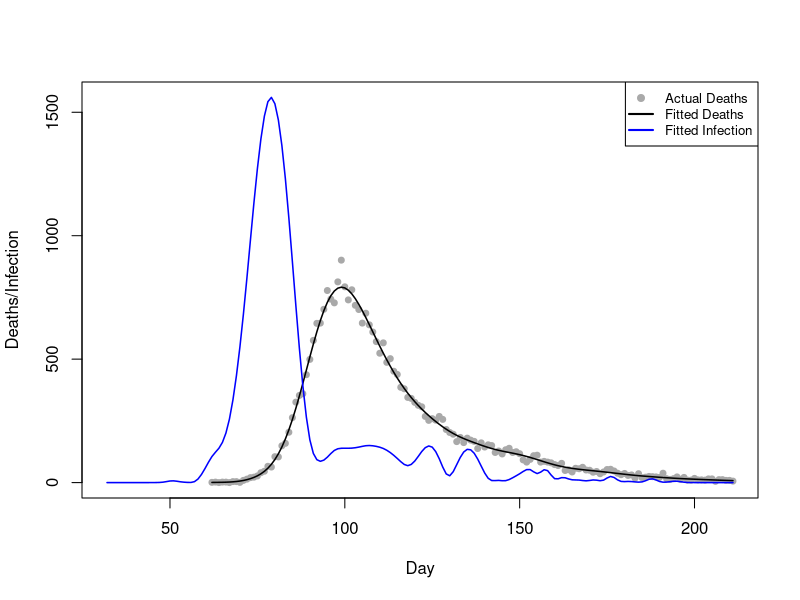
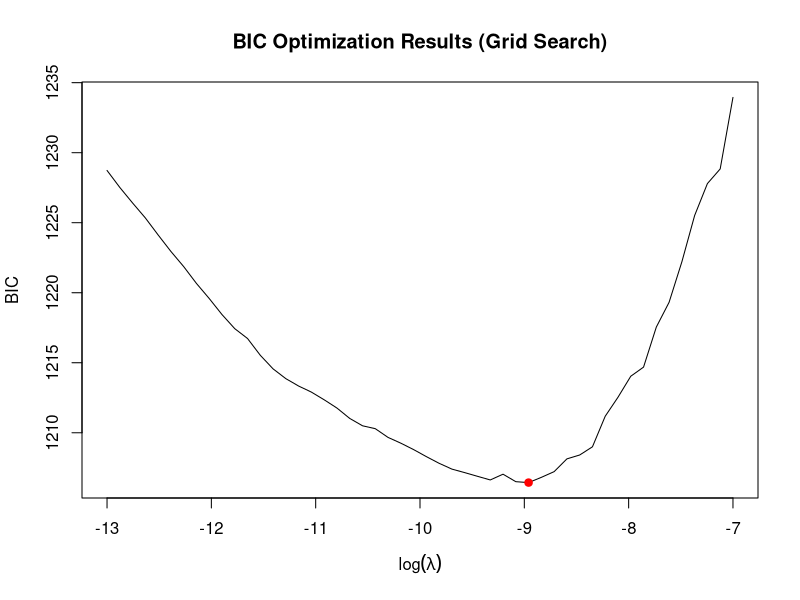
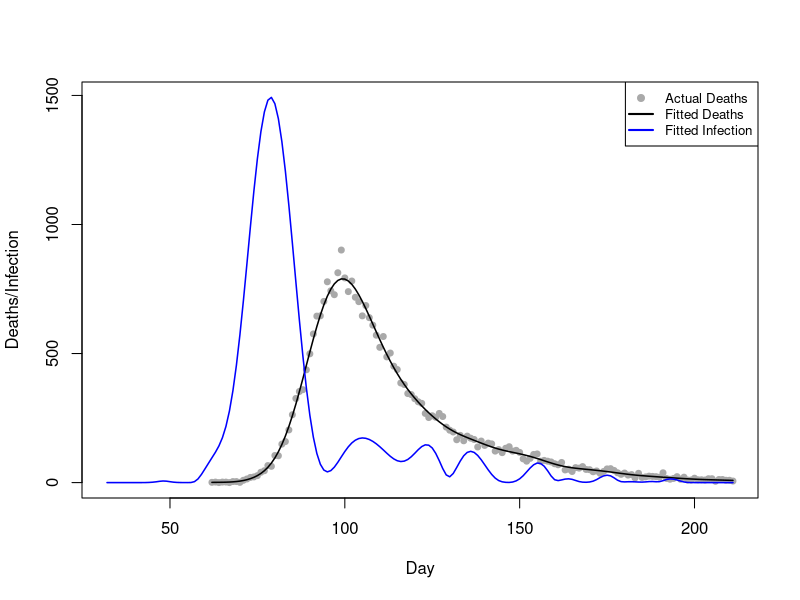
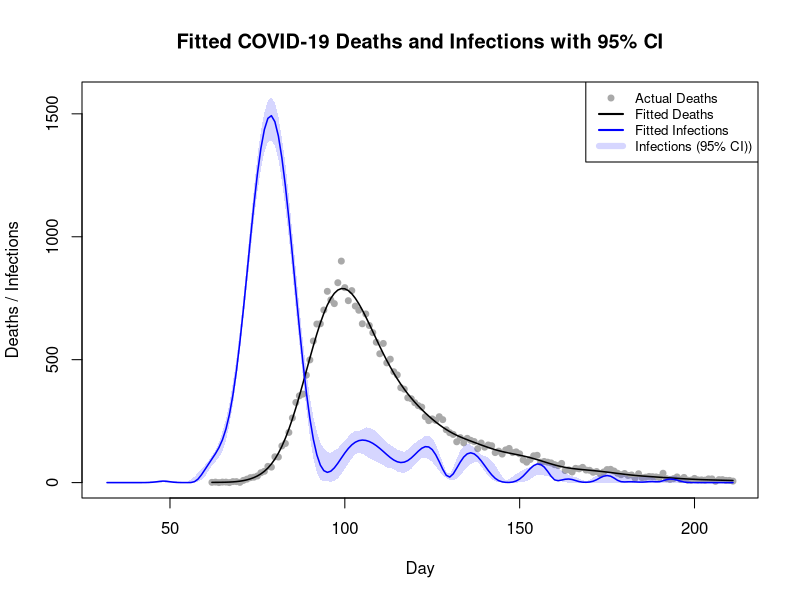

Write R code to recreate these figures, in order.
# Team Members: 
# 1. Shivasharini Govindasamy (Sharuuu27) - S2766392
# 2. Yu-Hsuan Hung (YuHsuan07) - S2793274
# 3. Yasuhiro Hara (hiroh-git) - S2826059

# Team Contributions:
# Shivasharini -  
# Yu-Hsuan -  
# Yasuhiro- 

# Github repo link:
#

## OVERVIEW: 


## CODE STRUCTURE:
# 1. 
# 2. 
# 3. 
# 4. 
# 5. 
# 6. 

library(splines)
#setwd("file")
data <- read.table("engcov.txt", header=TRUE)
data$date <- as.Date(data$date, format="%d/%m/%y")


## Question1

matrixes <- function(data, k=80){
# define a function to compute X_tilde, X and S 
  n <- nrow(data) # number of observation days, n
  t1 <- data$julian[1] - 30  # earliest infection day, setting as t1-30
  tn <- data$julian[n]       # latest infection day
  t_coverage <- t1:tn        # the scope of infection days
  # k-2 knots cover the scope of infection days
  unit <- (tn-t1)/(k-2-1) 
  knot <- seq(t1-unit*3, tn+unit*3, length.out=(k+4))
  # adding 6 points beyond the original k+2 knots, ensuring a total of k+4 knots
  x_tilde <- splineDesign(knots=knot, x=t_coverage, ord=4, outer.ok=TRUE)
  # design matrix, X_tilde, for the B-splines defined by knots at the values 
  # in the scope of infection days
  s <- crossprod(diff(diag(k), diff=2)) 
  # smoothing penalty matrix S
  x <- matrix(0, nrow=n, ncol=k)
  # initialise the death model matrix X
  d <- 1:80 # the range of days from infection to death.
  edur <- 3.151 # mean parameter for the log-normal distribution.
  sdur <- 0.469 # standard deviation parameter for the log-normal distribution
  pd <- dlnorm(d, edur, sdur) # probability density
  pd <- pd / sum(pd) # normalize probabilities pd
  for (i in 1:n) {
    j_max <- min(29+i, 80) 
    # determine the maximum interval j_max for the convolution limit.
    for (j in 1:j_max) {
      y <- 30+i-j 
      x[i,] <- x[i,] + x_tilde[y,]*pd[j]
      # X_{i,k}=\sum_{j=1}^{min(29+i,80)}\tilde{X}_{(30+i-j),k}\times \pi_{j}
    }
  }
  list(X_tilde=x_tilde, X=x, S=s) # return the three computed matrices
}

# extract x_tilde, x, and s 
k <- 80
m <- matrixes(data, k=k)
x_tilde <- m$X_tilde
x <- m$X
s <- m$S
y <- data$deaths


## Question2

pnll <- function(gamma,x,y,s,lambda){
# define the penalised negative log likelihood (pnll) function
  beta <- exp(gamma) # beta = exp(gamma), ensuring positive f
  mu <- x %*% beta   # mu = X %*% beta
  ll <- y*log(mu) - mu - lgamma(y+1) # log-likelihood
  p <- lambda*(t(beta) %*% s %*% beta)/2 # penalty
  -sum(ll) + p # return pnll= -sum(ll) + p
}

gpnll <- function(gamma,x,y,s,lambda){
# Define the gradient of pnll
  beta <- exp(gamma) # beta = exp(gamma), ensuring positive f
  mu <- as.vector(x %*% beta) # mu = X %*% beta
  z <- y/mu-1 # z = y/mu - 1
  dll <- as.vector(t(x) %*% z) * beta # d(sum l_i)/d(gamma)
  dp <- lambda * beta * as.vector(s %*% beta)# d(p)/d(gamma)
  -dll+dp # return total gradient:-[d(sum l_i)/d(gamma)]+[d(p)/d(gamma)]
}

#check 
fd <- gamma0 <- rep(log(1e-3),k) # set gamma0 for testing
lambda0 <- 5e-5 # set test lambda value.
pnll0 <- pnll(gamma0, lambda0, x=x, y=y, s=s) # pnll at gamma0 and lambda0
eps <- 1e-7 # finite difference interval 
for (i in seq_along(gamma0)) { # loop over gamma0
  gamma1 <- gamma0
  gamma1[i] <- gamma1[i] + eps  # increase gamma1[i] by eps         
  pnll1 <- pnll(gamma1, lambda0, x=x, y=y, s=s) # compute resulting pnll
  fd[i] <- (pnll1 - pnll0) / eps   # approximate -dl/dgamma[i]      
}
head(fd);head(gpnll(gamma0, lambda0, x=x, y=y, s=s)) 
# the result indicating that gpnll is coded correctly


## Question3
fit <- optim(par=gamma0, fn=pnll, gr=gpnll,
             lambda=5e-5, x=x, y=y, s=s,
             method="BFGS") #, hessian=TRUE
# Use optim function with BFGS method to optimise
gamma_h <- fit$par       # Get the fitted optimal parameters gamma_h
beta_h <- exp(gamma_h)   # Calculate the fitted B-spline coefficients beta_h
mu_h <- x %*% beta_h     # Calculate the fitted expected deaths mu_h
f_h<- x_tilde %*% beta_h # Calculate the fitted new infection curve f_h

# Set parameters
n <- nrow(data)
t1 <- data$julian[1] - 30
tn <- data$julian[n]
t_coverage <- t1:tn

# Plot actual deaths data (gray dots)
plot(data$julian, y, 
     type="p", 
     pch=19, 
     col="darkgray", 
     cex=.8,
     xlab="Day", 
     ylab="Deaths/Infection", 
     xlim=c(t1,tn), 
     ylim=range(c(f_h, data$deaths)))
# Plot fitted deaths data (black line)
lines(data$julian, mu_h, col="black", lwd=1.5)
# Plot fitted infection data (blue line)
lines(t_coverage, f_h, type="l", col="blue", lwd=1.5)
# Plot legend
legend("topright", 
       legend=c("Actual Deaths", "Fitted Deaths", "Fitted Infection"), 
       col=c("darkgray", "black", "blue"),
       pch=c(19, NA, NA), lty=c(NA, 1, 1), lwd=2, cex=.8)


## Question4

# Defining the grid
lsp <- seq(-13, -7, length=50)
lambdas <- exp(lsp)
#n <- nrow(data) # number of observation
#k <- ncol(x) # number of parameters: 80

BIC <- EDF <- rep(0, length(lsp))

# Initial parameter（from Step 3）
gamma_start <- gamma_h

# Grid search
for (i in 1:length(lambdas)) {
  lambda_i <- lambdas[i]
  
  ## 1. Fit model
  fit <- optim(par=gamma_start, fn=pnll, gr=gpnll,
               lambda=lambda_i, x=x, y=y, s=s,
               method="BFGS") #, hessian=TRUE
  
  gamma_h <- fit$par
  beta_h <- exp(gamma_h)
  mu_h <- as.vector(x %*% beta_h) # fitted expected deaths mu_h (μ̂_i)
  
  ## 2. Calculate EDF
  W <- diag(y/(mu_h^2))
  
  # H_0 = X^T W X + 0*S = X^T W X
  XWX <- t(x) %*% W %*% x
  
  # H_lambda = X^T W X + lambda S
  H_lambda <- XWX + lambda_i*s
  
  # (H_lambda)^(-1) %*% H_0
  H_inv_H0 <- solve(H_lambda, XWX)
  
  # trace(A) = sum(diag(A))
  EDF[i] <- sum(diag(H_inv_H0))
  
  ## 3. Calculate l(beta_h)
  # P = lambda * beta_h^T S * beta_h / 2
  P <- lambda_i*(t(beta_h) %*% s %*% beta_h)/2
  # ll = -nll = -pnll + P
  ll <- -fit$value + P
  
  ## 4. BIC = -2l(beta_h) + log(n)*EDF
  BIC[i] <- -2*ll + log(n)*EDF[i]
}

## 5. Find optimal λ
i_opt <- which.min(BIC)      # index where BIC is minimum
lambda_opt <- lambdas[i_opt] # optimal lambda!
lsp_opt <- lsp[i_opt]        # optimal log(lambda)
EDF_opt <- EDF[i_opt]        # EDF at minimum BIC
BIC_min <- BIC[i_opt]        # minimum BIC

# Visualise the results
plot(lsp, BIC, type="l", 
     xlab=expression(log(lambda)), 
     ylab="BIC", 
     main="BIC Optimization Results (Grid Search)")
points(lsp_opt, BIC_min, col="red", pch=19)

# Print the results
cat("--- Optimal Lambda Selection ---\n")
cat("Optimal log(lambda):", lsp_opt, "\n")
cat("Optimal lambda:", lambda_opt, "\n")
cat("Minimum BIC:", BIC_min, "\n")
cat("EDF at minimum BIC:", EDF_opt)

# Fit model with optimal lambda
fit_opt <- optim(par=gamma_start, fn=pnll, gr=gpnll,
                 lambda=lambda_opt, x=x, y=y, s=s,
                 method="BFGS") #, hessian=TRUE
# Use optim function with BFGS method to optimise
gamma_h_opt <- fit_opt$par       # Get the fitted optimal parameters gamma_h
beta_h_opt <- exp(gamma_h_opt)   # Calculate the fitted B-spline coefficients beta_h
mu_h_opt <- x %*% beta_h_opt     # Calculate the fitted expected deaths mu_h
f_h_opt <- x_tilde %*% beta_h_opt # Calculate the fitted new infection curve f_h

# Plot with optimal parameters
# Plot actual deaths data (gray dots)
plot(data$julian, y, 
     type="p", 
     pch=19, 
     col="darkgray", 
     cex=.8,
     xlab="Day", 
     ylab="Deaths/Infection", 
     xlim=c(t1,tn), 
     ylim=range(c(f_h_opt, data$deaths)))
# Plot fitted deaths data (black line)
lines(data$julian, mu_h_opt, 
      col="black", 
      lwd=1.5)
# Plot fitted infection data (blue line)
lines(t_coverage, f_h_opt, 
      type="l", 
      col="blue", 
      lwd=1.5)
# Plot legend
legend("topright", 
       legend=c("Actual Deaths", "Fitted Deaths", "Fitted Infection"), 
       col=c("darkgray", "black", "blue"), 
       pch=c(19, NA, NA), lty=c(NA, 1, 1), lwd=2, cex=.8)


# Question 5
pnll_weight <- function(gamma, x, y, s, lambda, w) {
  # define the penalised negative log likelihood (pnll) function with weights
  beta <- exp(gamma) # ensuring f(t) is positive
  mu <- x %*% beta   
  ll <- y*log(mu) - mu - lgamma(y+1) 
  p <- lambda*(t(beta) %*% s %*% beta)/2 # penalty 
  -sum(w * ll) + p # return weighted pnll
}

gpnll_weight <- function(gamma, x, y, s, lambda, w) {
  # Define the gradient of weighted pnll
  beta <- exp(gamma) 
  mu <- as.vector(x %*% beta)
  z <- y/mu - 1 
  dll <- as.vector(t(x) %*% (w * z)) * beta #(z is multiplied with weights)
  dp <- lambda * beta * as.vector(s %*% beta) 
  -dll + dp # return total weighted gradient
}

n_bootstrap <- 200 # to generate 200 bootstrap replicates

fhat_bootstrap <- matrix(0, nrow = nrow(x_tilde), ncol = n_bootstrap) 
# creating matrix for the bootstrap

for (i in 1:n_bootstrap) {
  # Generate bootstrap weights for replicate = i
   wb <- tabulate(sample(n, replace=TRUE), n)
  
  # Fit the model using the weighted functions
  fit_b_hat <- optim(par=gamma_h_opt,  # Optimal parameter
                 fn=pnll_weight,       # New weighted pnll
                 gr=gpnll_weight,      # New weighted gradient
                 lambda=lambda_opt,    # Fixed optimal lambda from Q4
                 x=x, y=y, s=s, w=wb,
                 method="BFGS")
  
  gamma_b <- fit_b_hat$par # parameters from this bootstrap fit
  beta_b <- exp(gamma_b)
  
  f_hat_b <- x_tilde %*% beta_b # fitted infection curve for this replicate
  
  fhat_bootstrap[, i] <- f_hat_b # store the result of infection curve
}

# Question 6
fitted_lower <- apply(fhat_bootstrap, 1, quantile, probs = 0.025) 
# lower confidence bound for infection in each day

fitted_upper <- apply(fhat_bootstrap, 1, quantile, probs = 0.975)
# upper confidence bound for infection in each day

ylim_max <- max(c(y, fitted_upper), na.rm = TRUE) 
# ensure the canvas is big enough to fit the entire plot

plot(data$julian, y, 
     type = "p", 
     pch = 19, 
     col = "darkgray", 
     cex = 0.8,
     xlab = "Day", 
     ylab = "Deaths / Infections",
     main = "Fitted COVID-19 Deaths and Infections with 95% CI",
     xlim = c(t1, tn), 
     ylim = c(0, ylim_max))


polygon(c(t_coverage, rev(t_coverage)), 
        c(fitted_upper, rev(fitted_lower )),
        col = rgb(0.2, 0.2, 1, 0.2),
        border = NA)
# outlines the confidence band width along the t-coverage


lines(data$julian, mu_h_opt, 
      col = "black", 
      lwd = 1.5)
# Plot fitted deaths data (black line)

lines(t_coverage, f_h_opt, 
      col = "blue", 
      lwd = 1.5)
# Plot fitted infection data (blue line)

legend("topright", 
       legend = c("Actual Deaths", "Fitted Deaths", "Fitted Infections",
                  "Infections (95% CI))"),
       col = c("darkgray", "black", "blue", rgb(0.2, 0.2, 1, 0.2)),
       pch = c(19, NA, NA, NA), 
       lwd = c(NA, 2, 2, 6),
       fill = c(NA, NA, NA, NA), 
       border = NA, 
       cex = 0.8) 
